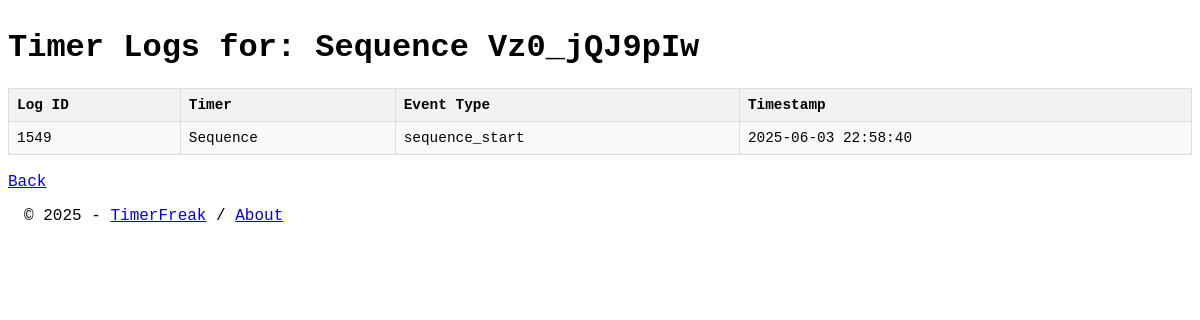
The app's page /logs/Vz0_jQJ9pIw with its own data.
### app.py (models this page shows, shortened)
class CounterLog(db.Model):
    id = db.Column(Integer, primary_key=True)
    sequence_id = db.Column(String(20), ForeignKey('sequence.id'), nullable=False)
    timer_order = db.Column(Integer, nullable=True) # Renamed from timer_id to timer_order for clarity
    event_type = db.Column(String(50), nullable=False) # Increased length for more descriptive events
    timestamp = db.Column(DateTime(timezone=False), server_default=func.now())
    sequence_rel = relationship('Sequence', backref='logs')

### app.py (the view)
@app.route("/logs/<sequence_id>")
def show_logs(sequence_id):
    sequence = Sequence.query.get_or_404(sequence_id)
    logs_raw = db.session.query(CounterLog, Timer)\
                     .outerjoin(Timer, (CounterLog.sequence_id == Timer.sequence_id) & (CounterLog.timer_order == Timer.timer_order))\
                     .filter(CounterLog.sequence_id == sequence_id)\
                     .order_by(CounterLog.timestamp).all()
    logs_formatted = []
    for log_entry, timer_info in logs_raw:
        log_dict = {
            'id': log_entry.id,
            'sequence_id': log_entry.sequence_id,
            'timer_order': log_entry.timer_order,
            'event_type': log_entry.event_type,
            'timestamp': log_entry.timestamp,
            'timer_name': timer_info.timer_name if timer_info else None # Get timer name if available
        }
        logs_formatted.append(log_dict)
    sequence_name_display = sequence.name if sequence.name else f"Sequence {sequence_id}"
    return render_template("logs.html", logs=logs_formatted, sequence_id=sequence_id, sequence_name_for_logs=sequence_name_display)

### app.py (called while the page is built, shortened)
@app.context_processor
def inject_global_data():
    return dict(current_year=datetime.now().year)

    def __call__(self, environ, start_response):
        script_name = environ.get('HTTP_X_SCRIPT_NAME', '')
        return self.app(environ, start_response)

### templates/logs.html (shortened to what this page needs)
<!DOCTYPE html>
<html>
<head>
    <link rel="stylesheet" href="{{ url_for('static', filename='style.css') }}" />
</head>
<body>
    <h1>Timer Logs for: {{ sequence_name_for_logs }}</h1>
    <table>
        <thead>
            <tr>
                <th>Log ID</th>
                <th>Timer</th>
                <th>Event Type</th>
                <th>Timestamp</th>
            </tr>
        </thead>
        <tbody>
            {% for log in logs %}
            <tr>
                <td>{{ log.id }}</td>
                <td>
                    {% if log.timer_name %}
                    {{ log.timer_name }} (#{{ log.timer_order + 1 }})
                    {% elif log.timer_order is not none %}
                    Timer #{{ log.timer_order + 1 }}
                    {% else %}
                    Sequence
                    {% endif %}
                </td>
                <td>{{ log.event_type }}</td>
                <td>{{ log.timestamp }}</td>
            </tr>
            {% endfor %}
        </tbody>
    </table><br>
    <a href="{{ url_for('show_timer', sequence_id=sequence_id) }}">Back </a>
    {% include 'footer.html' %}
</body>
</html>

### static/style.css (style rules this page uses)
body { margin: 0; padding: 0; font-family: 'Courier New', Courier, monospace; background-color: #fff; color: #000; padding-top: 10px; }

### templates/logs.html (style rules this page uses)
body { padding: .5rem; }
table { width: 100%; border-collapse: collapse; margin-top: 1em; background-color: #f9f9f9; }
th, td { border: 1px solid #ddd; padding: 8px; text-align: left; font-size: 0.9em; }
th { background-color: #f2f2f2; font-weight: bold; }

### records on screen
CounterLog: id "1549", event_type "sequence_start", timestamp "2025-06-03 22:58:40"

### other values on screen
{{ sequence_name_for_logs }} "Sequence Vz0_jQJ9pIw"
